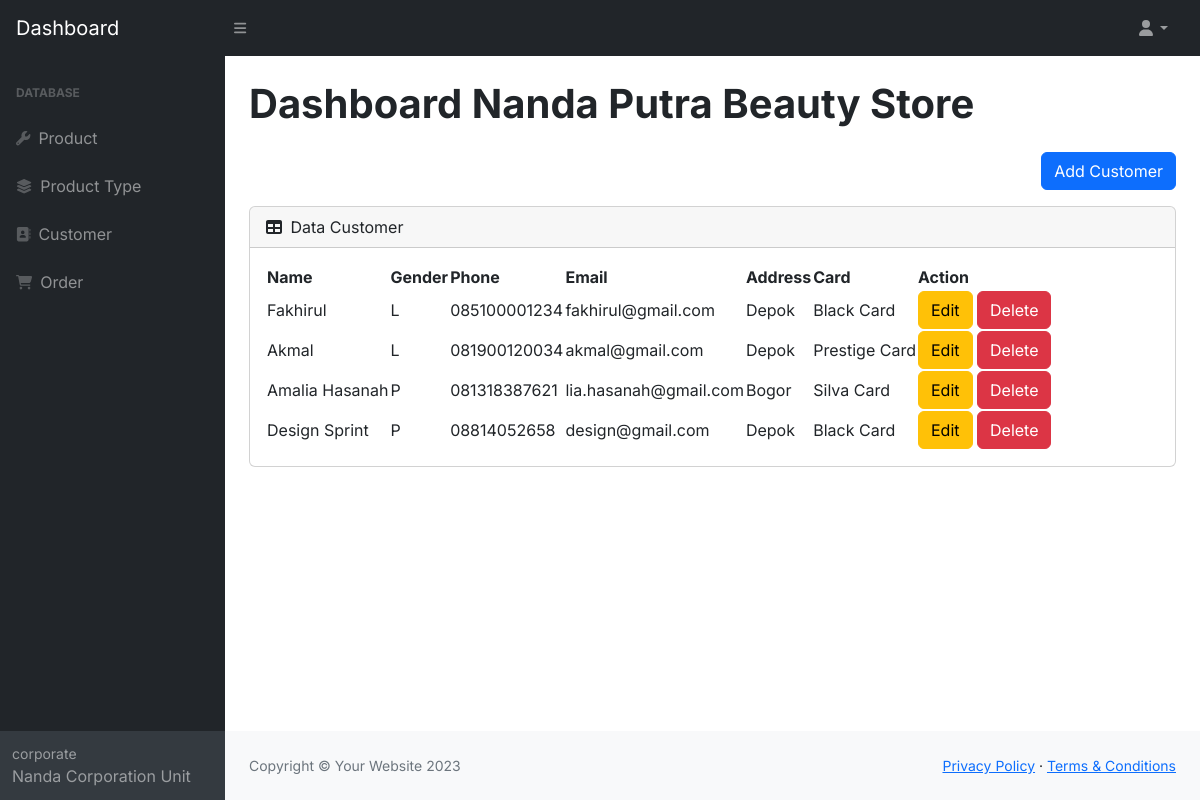
The page /dashboard/pages/customer/customer.php on the database its author committed.
### tables this page shows
CREATE TABLE `customer` (
  `id` int(11) NOT NULL,
  `name` varchar(45) DEFAULT NULL,
  `gender` enum('L','P') DEFAULT NULL,
  `phone` varchar(45) DEFAULT NULL,
  `email` varchar(45) DEFAULT NULL,
  `address` longtext DEFAULT NULL,
  `card_id` int(11) NOT NULL
);

CREATE TABLE `card` (
  `id` int(11) NOT NULL,
  `code` varchar(45) DEFAULT NULL,
  `name` varchar(45) DEFAULT NULL,
  `discount` float DEFAULT NULL,
  `member_fee` int(11) DEFAULT NULL
);

### db.php (called while the page is built)
<?php
$conn = mysqli_connect("localhost", "root", "", "dbhealthbeauty");
function query($query)
{
    global $conn;
    $result = mysqli_query($conn, $query);
    $rows = [];
    while ($row = mysqli_fetch_assoc($result)) {
        $rows[] = $row;
    }
    return $rows;
};

### dashboard/pages/customer/customer.php (the view)
<?php
require_once "../../layout/header.php";
$customer = query("SELECT a.*,b.name as card_name FROM customer a INNER JOIN card b ON a.card_id=b.id");
?>
<div class="d-flex justify-content-end mb-3">
    <a href="add-customer.php" class="btn btn-primary">Add Customer</a>
</div>
<div class="card mb-4">
    <div class="card-header">
        <i class="fas fa-table me-1"></i>
        Data Customer
    </div>
    <div class="card-body">
        <table id="datatablesSimple">
            <thead>
                <tr>
                    <th>Name</th>
                    <th>Gender</th>
                    <th>Phone</th>
                    <th>Email</th>
                    <th>Address</th>
                    <th>Card</th>
                    <th>Action</th>
                </tr>
            </thead>
            <tbody>
                <?php foreach ($customer as $cust) : ?>
                    <tr>
                        <td><?= $cust["name"]; ?></td>
                        <td><?= $cust["gender"]; ?></td>
                        <td><?= $cust["phone"]; ?></td>
                        <td><?= $cust["email"]; ?></td>
                        <td><?= $cust["address"]; ?></td>
                        <td><?= $cust["card_name"]; ?></td>
                        <td>
                            <a href="edit-customer.php?id=<?= $cust['id']; ?>" class="btn btn-warning">Edit</a>
                            <a href="delete-customer.php?id=<?= $cust['id']; ?>" class="btn btn-danger" onclick="return confirm('Yakin?')">Delete</a>
                        </td>
                    </tr>
                <?php endforeach; ?>
            </tbody>
        </table>
    </div>
</div>
</div>
</main>
<?php require_once "../../layout/footer.php" ?>

### rows shown on the page
customer: name "Fakhirul", gender "L", phone "085100001234", email "fakhirul@gmail.com", address "Depok", card.name "Black Card"
customer: name "Akmal", gender "L", phone "081900120034", email "akmal@gmail.com", address "Depok", card.name "Prestige Card"
customer: name "Amalia Hasanah", gender "P", phone "081318387621", email "lia.hasanah@gmail.com", address "Bogor", card.name "Silva Card"
customer: name "Design Sprint", gender "P", phone "08814052658", email "design@gmail.com", address "Depok", card.name "Black Card"
